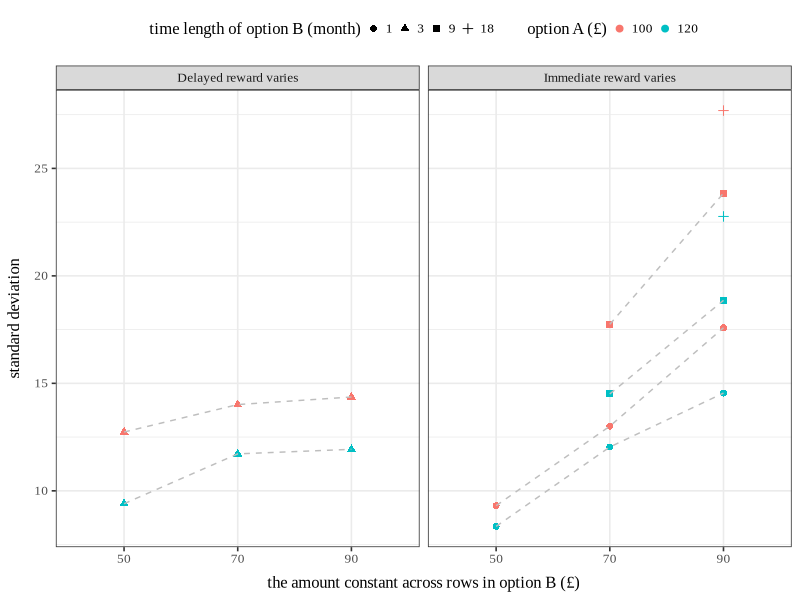
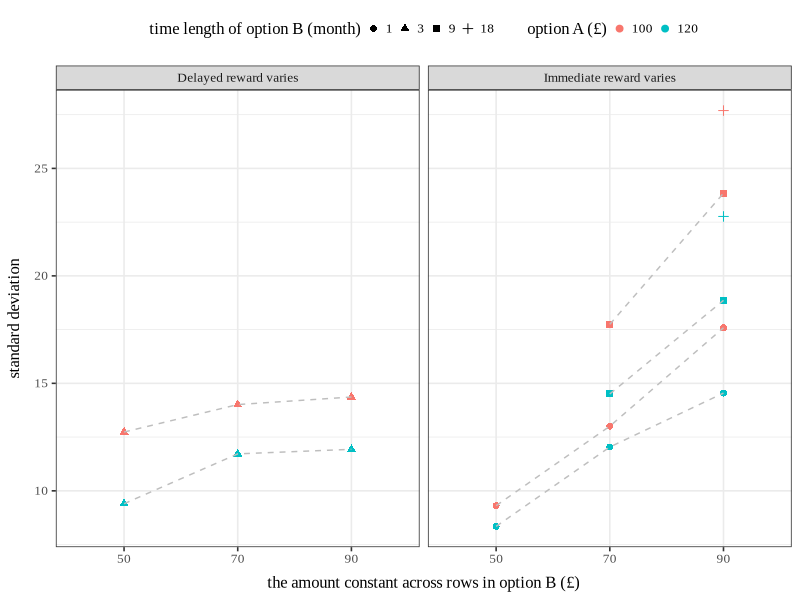

Generate these figures, in order, with R:

library(readxl)
library(tidyverse)
library(stringr)
library(lme4)
#library(optimx)


options(digits = 3)

# ----------------------------------
#         Useful Functions
# ----------------------------------

coef_confint <- function(model, coef_name = NULL, conf_level = 0.95){
  
  critical <- qnorm((1 + conf_level) / 2)
  
  if(is.null(coef_name)){
    coef_est <- summary(model)[,"Estimate"]
    se <- summary(model)$coef[, "Std. Error"]
    p_value <- summary(model)$coef[, "Pr(>|z|)"]
  }else{
    coef_est <- summary(model)$coef[coef_name,"Estimate"]
    se <- summary(model)$coef[coef_name, "Std. Error"]
    p_value <- summary(model)$coef[coef_name, "Pr(>|z|)"]
  }

  conf_int <- data.frame(coef = coef_est,
                         bse = se,
                         p_value = p_value) %>%
              mutate(lower_bound = coef - critical*bse,
                     upper_bound = coef + critical*bse
                     )
  
  print(paste0('Confidence level:',conf_level))
  return(conf_int)
}

ara_solver <- function(x_risk,x_safe){
  
  a <- seq(0.001,0.2,by=0.001)
  u_risk <- 1-exp(-a*x_risk)
  u_safe <- 1-exp(-a*x_safe)
  diff <- abs(0.5*u_risk - u_safe)
  
  a[which.min(diff)]
}

# ----------------------------------
#         Load Data
# ----------------------------------
# choice data(N=160)
# Each choice is between option A and option B(labelled by 1 and 2) 
df_raw <- read_excel("experiment.1.data.xlsx",sheet = 1)[-1,]

df_raw$duration <- as.numeric(df_raw$`Duration (in seconds)`)
df_raw$prolific_id <- df_raw$PROLIFIC_PID

# Loop and Merge design for intertemporal choices 
lm_design <- read_excel("experiment.1.data.xlsx",sheet = 2)

# design for risky choices
risky_design <- read_excel("experiment.1.data.xlsx",sheet = 3)

# Filter data by attention check
# People should choose option B in Q7, and option A in Q8, and spend >3min 
cols <- colnames(df_raw)[29:249]
cols_attention_check_1 <- cols[grep("Q7", cols)]
cols_attention_check_2 <- cols[grep("Q8", cols)]

df_filtered <- df_raw %>% 
          select(c('prolific_id','duration',cols)) %>%
          mutate_at(vars(cols),as.numeric)%>%
          filter(if_all(cols_attention_check_1, ~ . == 2)) %>% 
          filter(if_all(cols_attention_check_2, ~ . == 1)) %>%
          filter(duration >180) %>%
          select(-c(cols_attention_check_1,cols_attention_check_2))

# 157 of the 160 participants pass attention check 
nrow(df_filtered)


# ----------------------------------
#   Characterize Utility Function
# ----------------------------------

# Gather data to make each choice occupy a row
df_choice <- df_filtered %>% 
  mutate(pid = factor(1:nrow(df_filtered))) %>%
  gather(key = 'question', value = 'choice', -c(pid, prolific_id,duration))


# Split choice data into intertemporal choices and risky choices
# risky choices: Q10, Q11, Q12
risky_cols <- cols[grep("Q10|Q11|Q12", cols)]

df_risky_choice <- df_choice %>%
  filter(question %in% risky_cols) %>%
  mutate(row_id = str_extract(question, "(?<=_)(\\d+)$"),
         q_id = str_extract(question, "(?<=Q)\\d+")) %>%
  mutate_at(vars(c(q_id,row_id)),as.numeric) %>% 
  group_by(prolific_id,pid,q_id,choice) %>%
  summarise(row_id = ifelse(unique(choice) == 1,max(row_id),min(row_id)))%>%
  left_join(risky_design) %>%
  group_by(prolific_id,pid,risk_amount) %>%
  summarise(safe_amount = mean(safe_amount))

ra_est <- df_risky_choice %>% 
  mutate(implied_rra = log(0.5,base = safe_amount/risk_amount),
         implied_ara = mapply(ara_solver,risk_amount/10,safe_amount/10))

# RRA yields smaller variance than ARA
ra_est %>% group_by(risk_amount) %>%
  summarise(rra_mean = mean(implied_rra),
            rra_sd = sd(implied_rra),
            ara_mean = mean(implied_ara)*10,
            ara_sd = sd(implied_ara)*10
            )

# mean rra: 0.749
crra <- mean(ra_est$implied_rra)


# ----------------------------------
#      Descriptive Analysis
# ----------------------------------

# intertemporal choices: Q5 (Immed_Rw_Vary), Q6 (Delayed_Rw_Vary)
df_time_choice <- df_choice %>%
  filter(!question %in% risky_cols) %>%
  mutate(q_id = str_extract(question, "\\d+(?=_)"),
         cond_id = str_extract(question, "(?<=Q)\\d+"),
         row_id = str_extract(question, "(?<=_)(\\d+)$")) %>%
  mutate_at(vars(c(q_id,cond_id,row_id)),as.numeric) %>%
  mutate(choice = choice -1,
         cond = ifelse(cond_id==5,'Delayed_Rw_Vary','Immed_Rw_Vary'))%>%
  left_join(lm_design, by = c('cond','q_id')) %>%
  mutate(b_vary_rw = row_id,
         b_fixed_rw = b_fixed_rw *0.1,
         a_rw = a_rw *0.1) %>%
  select(-c(q_id,cond_id,row_id,question))


# plot the variance of choice for each question
df_time_equiv <- df_time_choice %>%
  group_by(prolific_id,pid,cond,a_rw,b_fixed_rw,b_delay,choice) %>%
  summarise(b_vary_rw = ifelse(unique(choice) == 0,max(b_vary_rw),min(b_vary_rw)))%>%
  group_by(prolific_id,pid,cond,a_rw,b_fixed_rw,b_delay) %>%
  summarise(b_vary_rw = mean(b_vary_rw))


sum_time_equiv <- df_time_equiv %>% 
  mutate(a_rw = a_rw*10,
         b_fixed_rw = b_fixed_rw*10,
         b_vary_rw = b_vary_rw*10) %>%
  group_by(cond,a_rw,b_fixed_rw,b_delay) %>%
  summarise(mean_vary_rw = mean(b_vary_rw),
            std_vary_rw = sd(b_vary_rw))

ggplot(data=sum_time_equiv,
       aes(x=factor(b_fixed_rw),
           y=std_vary_rw))+
  geom_point(aes(shape= factor(b_delay),
                 color= factor(a_rw)),
             size = 2)+
  geom_line(aes(group = interaction(b_delay, a_rw)),
            linetype = 'dashed', color = 'grey') +
  facet_wrap(~cond,
             labeller = as_labeller(
               c('Immed_Rw_Vary' = 'Immediate reward varies',
                 'Delayed_Rw_Vary' = 'Delayed reward varies')))+
  labs(x = 'the amount constant across rows in option B (£)',
       y = 'standard deviation') +
  scale_shape_discrete(name = "time length of option B (month)") +
  scale_color_discrete(name = "option A (£)") +
  theme_bw(12)+
  theme(
    legend.position = 'top',
    #legend.box = "vertical",
    #legend.spacing.y = unit(-0.2, "cm"),
    legend.key.width = unit(0, "cm"),
    axis.title.x = element_text(margin = margin(t = 8)),
    axis.title.y = element_text(margin = margin(r = 8)),
    text = element_text(family = "Times New Roman")
  )

ggsave('./figures/fig_switch_sd.png',device = 'png',width = 18, height = 9, units = 'cm')



# construct datasets for regression
df_time_immed <- df_time_choice[df_time_choice$cond == 'Immed_Rw_Vary',]
df_time_delayed <- df_time_choice[df_time_choice$cond == 'Delayed_Rw_Vary',]

# ----------------------------------
#       Baseline Model
# ----------------------------------
# Logitstic Regression:Immed_Rw_Vary

formula1 <- as.formula("choice ~ a_rw + b_vary_rw*factor(b_fixed_rw) + 
                b_vary_rw*factor(b_delay) + factor(pid)")

logit1 <- glm(formula1, 
            data = df_time_immed, 
            family = binomial(link='logit'))

coef_name1 <- names(logit1$coefficients)[-grep('pid',names(logit1$coefficients))]

fe_logit1 <- coef_confint(logit1,coef_name = coef_name1)

df_time_immed$pred_logit <- predict(logit1,type='response')

# Logitstic Regression:Delayed_Rw_Vary

formula2 <- as.formula("choice ~ a_rw + b_vary_rw*factor(b_fixed_rw) + factor(pid)")

logit2 <- glm(formula2, 
              data = df_time_delayed, 
              family = binomial(link='logit'))

coef_name2 <- names(logit2$coefficients)[-grep('pid',names(logit2$coefficients))]

fe_logit2 <- coef_confint(logit2,coef_name = coef_name2)

df_time_delayed$pred_logit <- predict(logit2,type='response')


# # Generalized Linear Mixed Model (GLMM): use the Laplace approx. method to
# # to obtain likelihood function, the result is similar to regression with
# # dummy variables (but slightly different).
# 
# # Immed_Rw_Vary
# 
# mod1 <- glmer(choice ~ a_rw + b_vary_rw*factor(b_fixed_rw) +
#                 b_vary_rw*factor(b_delay) + (1|pid),
#               data = df_time_immed,
#               family = binomial(link='logit'),
#               control = glmerControl(optimizer = "bobyqa",calc.derivs = TRUE))
# 
# # Gradient information
# mod1@optinfo$derivs
# 
# # Coefficients
# summary(mod1)
# confint(mod1, method = "Wald")
# 
# 
# # Delayed_Rw_Vary
# 
# mod2 <- glmer(choice ~ a_rw + b_vary_rw*factor(b_fixed_rw) + (1|pid),
#               data = df_time_delayed,
#               family = binomial(link='logit'),
#               control = glmerControl(optimizer = "bobyqa",calc.derivs = TRUE))
# 
# # Gradient information
# mod2@optinfo$derivs
# 
# # Coefficients
# summary(mod2)
# confint(mod2, method = "Wald")

print('Baseline model fitted')

# ----------------------------------
#          Utility Model
# ----------------------------------

# Immed_Rw_Vary

df_time_immed$u_a_rw <- (df_time_immed$a_rw*10)^crra/10
df_time_immed$u_b_vary_rw <- (df_time_immed$b_vary_rw*10)^crra/10

formula_u1 <- as.formula("choice ~ u_a_rw + u_b_vary_rw*factor(b_fixed_rw) + 
                u_b_vary_rw*factor(b_delay)+ factor(pid)")

logit_u1 <- glm(formula_u1, 
                data = df_time_immed, 
                family = binomial(link='logit'))

coef_name_u1 <- names(logit_u1$coefficients)[-grep('pid',names(logit_u1$coefficients))]

fe_logit_u1 <- coef_confint(logit_u1,coef_name = coef_name_u1)

df_time_immed$pred_logit_u <- predict(logit_u1,type='response')

# Delayed_Rw_Vary

df_time_delayed$u_a_rw <- (df_time_delayed$a_rw*10)^crra/10
df_time_delayed$u_b_vary_rw <- (df_time_delayed$b_vary_rw*10)^crra/10

formula_u2 <- as.formula("choice ~ u_a_rw + u_b_vary_rw*factor(b_fixed_rw) + 
                + factor(pid)")

logit_u2 <- glm(formula_u2, 
              data = df_time_delayed, 
              family = binomial(link='logit'))

coef_name_u2 <- names(logit_u2$coefficients)[-grep('pid',names(logit_u2$coefficients))]

fe_logit_u2 <- coef_confint(logit_u2,coef_name = coef_name_u2)

df_time_delayed$pred_logit_u <- predict(logit_u2,type='response')

# Mapping reward amount to utility does not change fitting performance

print('Utility model fitted')


# ------------------------------------------
#     Utility + Option A as Treatment
# ------------------------------------------
# Logitstic Regression:Immed_Rw_Vary

formula_a1 <- as.formula("choice ~ u_b_vary_rw*factor(a_rw) + 
                u_b_vary_rw*factor(b_fixed_rw) + 
                u_b_vary_rw*factor(b_delay) + factor(pid)")

logit_a1 <- glm(formula_a1, 
                data = df_time_immed, 
                family = binomial(link='logit'))

coef_name_a1 <- names(logit_a1$coefficients)[-grep('pid',names(logit_a1$coefficients))]

fe_logit_a1 <- coef_confint(logit_a1,coef_name = coef_name_a1)

df_time_immed$pred_logit_a <- predict(logit_a1,type='response')

# Logitstic Regression:Delayed_Rw_Vary

formula_a2 <- as.formula("choice ~ u_b_vary_rw*factor(a_rw) + 
                       u_b_vary_rw*factor(b_fixed_rw) + factor(pid)")

logit_a2 <- glm(formula_a2, 
                data = df_time_delayed, 
                family = binomial(link='logit'))

coef_name_a2 <- names(logit_a2$coefficients)[-grep('pid',names(logit_a2$coefficients))]

fe_logit_a2 <- coef_confint(logit_a2,coef_name = coef_name_a2)

df_time_delayed$pred_logit_a <- predict(logit_a2,type='response')

print('Utility model with option A treatment fitted')

# ------------------------------------------
#         Utility + Censored Data
# ------------------------------------------
# Immed_Rw_Vary
q_filter1 <- df_time_immed %>% 
  group_by(a_rw,b_fixed_rw,b_delay,b_vary_rw) %>%
  summarise(mean_choice = mean(choice)) %>%
  filter(mean_choice >0 & mean_choice <1)

df_censor_immed <- df_time_immed %>% inner_join(q_filter1)

logit_c1 <- glm(formula_a1, 
                data = df_censor_immed,
                family = binomial(link='logit'))

summary(logit_c1)$coef

fe_logit_c1 <- coef_confint(logit_c1,coef_name = coef_name_a1)

df_time_immed$pred_logit_c <- predict(logit_c1,type='response',newdata=df_time_immed)

# Delayed_Rw_Vary
q_filter2 <- df_time_delayed %>% 
  group_by(a_rw,b_fixed_rw,b_vary_rw) %>%
  summarise(mean_choice = mean(choice)) %>%
  filter(mean_choice >0 & mean_choice <1)

df_censor_delayed <- df_time_delayed %>% inner_join(q_filter2)

logit_c2 <- glm(formula_a2, 
                data = df_censor_delayed,
                family = binomial(link='logit'))

fe_logit_c2 <- coef_confint(logit_c2,coef_name = coef_name_a2)

df_time_delayed$pred_logit_c <- predict(logit_c2,type='response',newdata=df_time_delayed)

print('Utility model with censored data fitted')


# ------------------------------------------
#             Save Results
# ------------------------------------------

write.csv(rbind(df_time_immed,df_time_delayed),file='intertemporal_choice_obs.csv')

